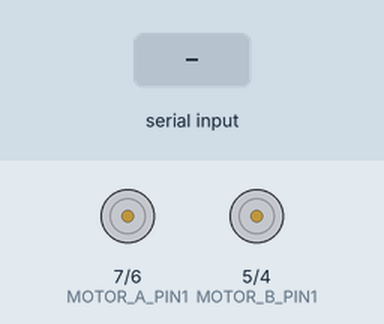
Recording of a sketch running on a simulated Arduino Uno, built with avr-gcc and run on an emulated ATmega328P. On the bench: motor-driver pin pairs drawn as motors (green arrow = first pin HIGH = forward, orange = second pin HIGH = backward, longer = more drive, scaled by the enable pin). Inputs (shaded band) come from the test bench.

Above: at 1.2 s.
1.3 s: "L" received over Serial
At 1.9 s:
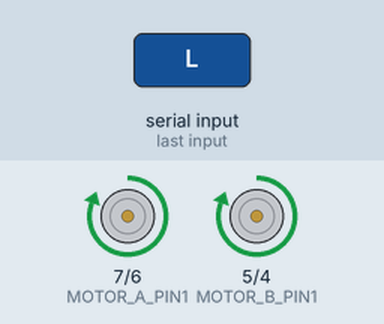
2.8 s: "R" received over Serial
At 3.1 s:
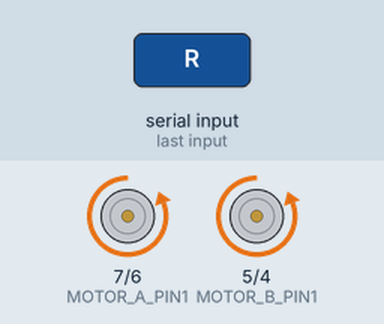
4.3 s: "F" received over Serial
At 5.4 s:
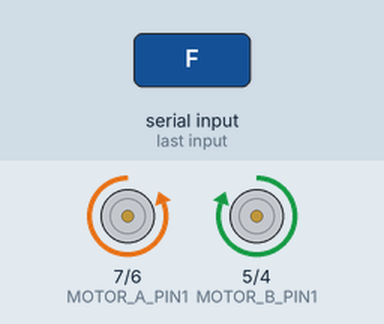
5.8 s: "B" received over Serial
At 6.5 s:
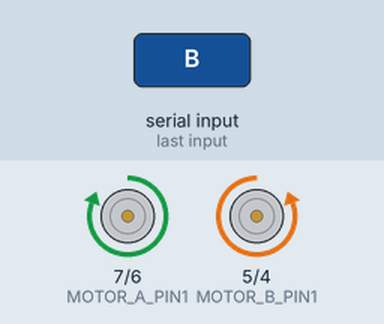
7.3 s: "S" received over Serial
At 7.7 s:
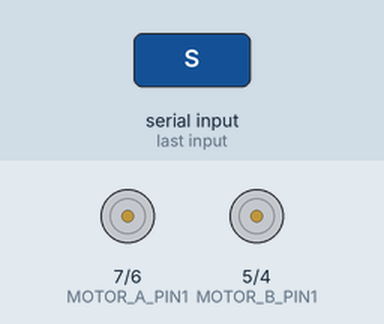
Timing chart, 0 to 9.8 s (numbered marks = the images above; inputs shaded):
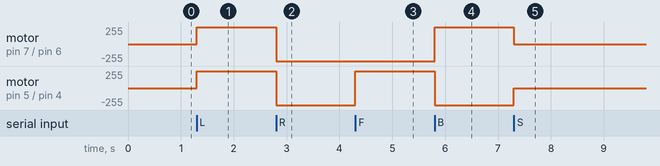

Measured:
- after the input at 1.3 s, motor on pin 7 (MOTOR_A_PIN1) / pin 6 (MOTOR_A_PIN2), motor on pin 5 (MOTOR_B_PIN1) / pin 4 (MOTOR_B_PIN2): stopped → forward 255/255 at once
- after the input at 2.8 s, motor on pin 7 (MOTOR_A_PIN1) / pin 6 (MOTOR_A_PIN2), motor on pin 5 (MOTOR_B_PIN1) / pin 4 (MOTOR_B_PIN2): forward 255/255 → backward 255/255 at once
- after the input at 4.3 s, motor on pin 5 (MOTOR_B_PIN1) / pin 4 (MOTOR_B_PIN2): backward 255/255 → forward 255/255 at once
- after the input at 5.8 s, motor on pin 7 (MOTOR_A_PIN1) / pin 6 (MOTOR_A_PIN2): backward 255/255 → forward 255/255 at once; motor on pin 5 (MOTOR_B_PIN1) / pin 4 (MOTOR_B_PIN2): forward 255/255 → backward 255/255 at once
- after the input at 7.3 s, motor on pin 7 (MOTOR_A_PIN1) / pin 6 (MOTOR_A_PIN2): forward 255/255 → stopped at once; motor on pin 5 (MOTOR_B_PIN1) / pin 4 (MOTOR_B_PIN2): backward 255/255 → stopped at once

The sketch:

rccar.ino.ino
```cpp
char data; // Variable to store received data

// Define motor control pins
#define MOTOR_A_PIN1 7
#define MOTOR_A_PIN2 6
#define MOTOR_B_PIN1 5
#define MOTOR_B_PIN2 4

// Define PWM pins for speed control
#define MOTOR_A_SPEED 9
#define MOTOR_B_SPEED 10

void setup() {
  Serial.begin(9600);

  pinMode(MOTOR_A_PIN1, OUTPUT);
  pinMode(MOTOR_A_PIN2, OUTPUT);
  pinMode(MOTOR_B_PIN1, OUTPUT);
  pinMode(MOTOR_B_PIN2, OUTPUT);

  pinMode(MOTOR_A_SPEED, OUTPUT);
  pinMode(MOTOR_B_SPEED, OUTPUT);

  analogWrite(MOTOR_A_SPEED, 255);
  analogWrite(MOTOR_B_SPEED, 255);
}

void loop() {
  if (Serial.available() > 0) {
    data = Serial.read();

    switch (data) {

      // L → FORWARD
      case 'L':
        digitalWrite(MOTOR_A_PIN1, HIGH);
        digitalWrite(MOTOR_A_PIN2, LOW);
        digitalWrite(MOTOR_B_PIN1, HIGH);
        digitalWrite(MOTOR_B_PIN2, LOW);
        analogWrite(MOTOR_A_SPEED, 255);
        analogWrite(MOTOR_B_SPEED, 255);
        break;

      // R → BACKWARD
      case 'R':
        digitalWrite(MOTOR_A_PIN1, LOW);
        digitalWrite(MOTOR_A_PIN2, HIGH);
        digitalWrite(MOTOR_B_PIN1, LOW);
        digitalWrite(MOTOR_B_PIN2, HIGH);
        analogWrite(MOTOR_A_SPEED, 255);
        analogWrite(MOTOR_B_SPEED, 255);
        break;

      // F → LEFT
      case 'F':
        digitalWrite(MOTOR_A_PIN1, LOW);
        digitalWrite(MOTOR_A_PIN2, HIGH);
        digitalWrite(MOTOR_B_PIN1, HIGH);
        digitalWrite(MOTOR_B_PIN2, LOW);
        analogWrite(MOTOR_A_SPEED, 255);
        analogWrite(MOTOR_B_SPEED, 255);
        break;

      // B → RIGHT
      case 'B':
        digitalWrite(MOTOR_A_PIN1, HIGH);
        digitalWrite(MOTOR_A_PIN2, LOW);
        digitalWrite(MOTOR_B_PIN1, LOW);
        digitalWrite(MOTOR_B_PIN2, HIGH);
        analogWrite(MOTOR_A_SPEED, 255);
        analogWrite(MOTOR_B_SPEED, 255);
        break;

      // STOP
      case 'S':
        digitalWrite(MOTOR_A_PIN1, LOW);
        digitalWrite(MOTOR_A_PIN2, LOW);
        digitalWrite(MOTOR_B_PIN1, LOW);
        digitalWrite(MOTOR_B_PIN2, LOW);
        analogWrite(MOTOR_A_SPEED, 0);
        analogWrite(MOTOR_B_SPEED, 0);
        break;
    }
  }
}
```
